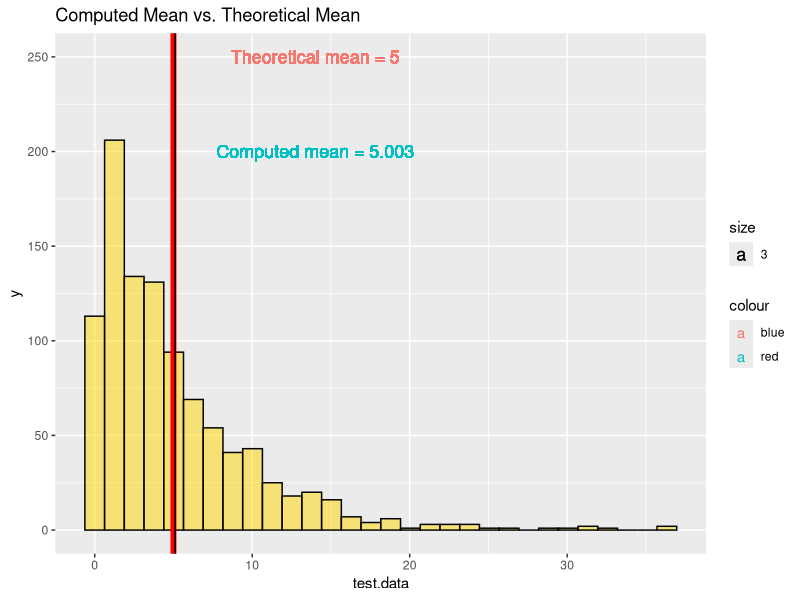
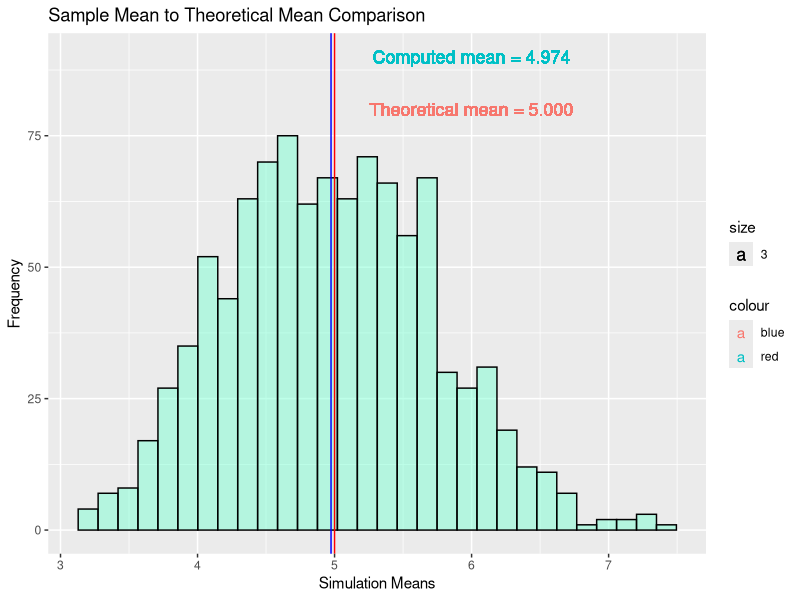
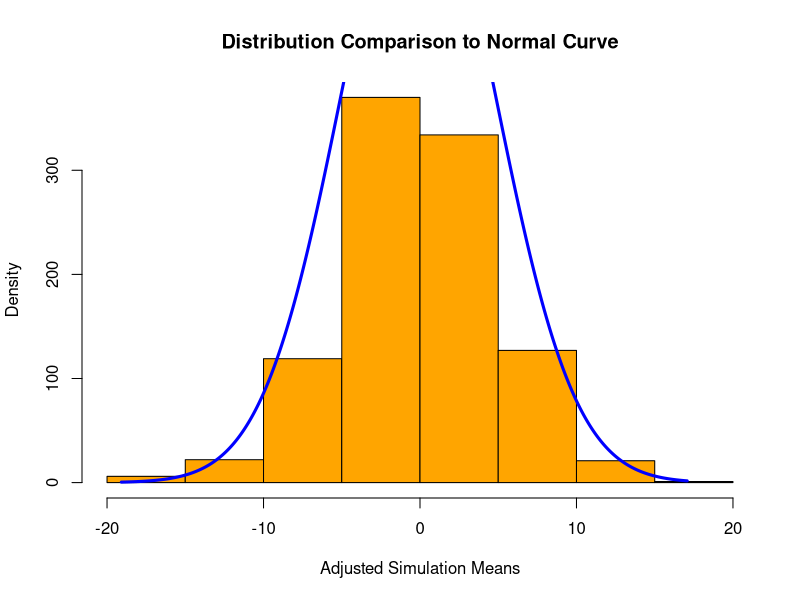
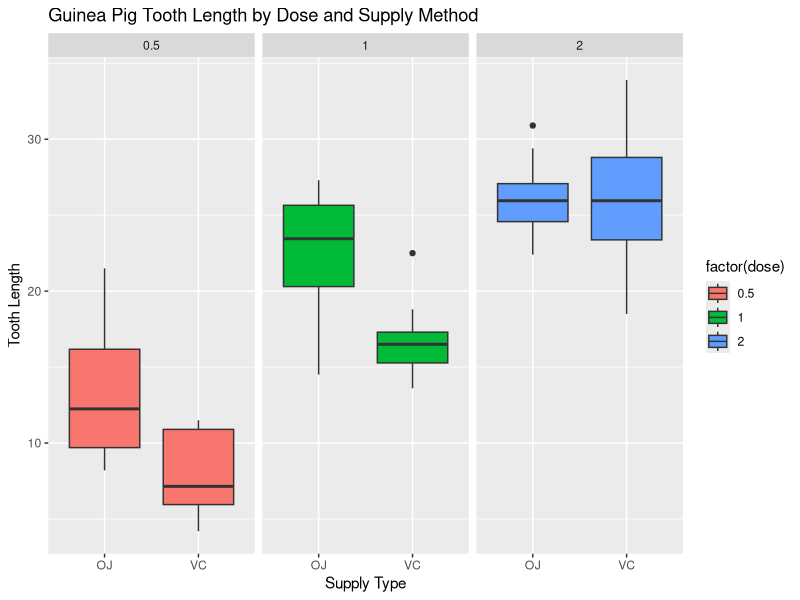

The R script that drew these images, in order:
## ---- chunk 1
# HEADS UP! message and warning should only be set to FALSE after working through problems, otherwise it is very difficult to
# troubleshoot code.
knitr::opts_chunk$set(echo = TRUE, cache = TRUE, message = FALSE, warning = FALSE)

## ---- chunk 2
library(tidyverse)
library(ggplot2)

set.seed(1234) # It is important to set seed to a defined number so that your research is reproducible.
lambda = 0.2

# First I will run an n = 1000 exponential distribution with lambda = .2 to see what it looks like
test.data <- rexp(1000, rate = lambda)

# Compute the mean of the exponential distribution samples.
mean(test.data)

ggplot(data.frame(test.data), aes(test.data)) +
  geom_histogram(alpha = .5, fill = "gold", color = "black") +
  ggtitle("Computed Mean vs. Theoretical Mean") +
  geom_vline(xintercept = 5, color = "red", lwd = 2) +
  geom_vline(xintercept = mean(rexp(1000, .2), color = "blue", lwd = 2)) +
  geom_text(aes(x = 14, y = 200, label = "Computed mean = 5.003", data = test.data, size = 3,
                color = "red")) +
  geom_text(aes(x = 14, y = 250, label = "Theoretical mean = 5", size = 3, color = "blue"))

## ---- chunk 3
library(tidyverse)
library(ggplot2)

set.seed(1234) # It is important to set seed to a defined number so that your research is reproducible.
lambda = 0.2
exp.samples = 40

# Run a simulation of 40 exponential samples 1000 times and do some exploratory analysis.
sim.Means = NULL

for (i in 1:1000){
  sim.Means = c(sim.Means, mean(rexp(exp.samples, lambda)))
                }

summary(sim.Means)

# Compute mean of simulation Means
mean(sim.Means)

# Compute theoretical mean
theoretical.Mean <- 1/lambda
theoretical.Mean

# compute variance of simulation means
var.sim.Means <- var(sim.Means)
var.sim.Means

# Compute theoretical variance
theoretical.var <- (1/lambda)^2/40
theoretical.var

# Plot a visualization of the means to compare sample mean to the theoretical mean
ggplot(data.frame(sim.Means), aes(sim.Means)) +
  geom_histogram(alpha = 0.5, fill = "aquamarine", color = "black") +
  labs(x = "Simulation Means", y = "Frequency", title = "Sample Mean to Theoretical Mean Comparison") +
  geom_vline(xintercept = 5, color = "red") +
  geom_vline(xintercept = mean(sim.Means), color = "blue") +
  geom_text(aes(x = 6, y = 90, label = "Computed mean = 4.974", data = sim.Means, size = 3, color = "red")) +
  geom_text(aes(x = 6, y = 80, label = "Theoretical mean = 5.000", size = 3, color = "blue"))
  
## ---- chunk 4

# Subtract mean from distribution to center at zero
adj.sim.Means <- sim.Means - mean(sim.Means)

# Create data for a standard normal distribution with sd = Computed sd from above or sd = 0.7554171
set.seed(1234)
Norm.dist <- rnorm(1000, mean = 0, sd = sim.Means)

# Plot histogram
hist_data <- hist(Norm.dist, col = "orange", xlab = "Adjusted Simulation Means", ylab = "Density", main = "Distribution Comparison to Normal Curve")
 
# Define x and y values for normal curve

x_values <- seq(min(Norm.dist), max(Norm.dist), length = 1000)
y_values <- dnorm(x_values, mean = mean(Norm.dist), sd = sd(Norm.dist))
y_values <- y_values * diff(Norm.dist[1:2]) * length(Norm.dist)

# Overlay curve on histogram
lines(x_values, y_values, lwd = 3, col = "blue")
## ---- chunk 5
# Exploratory analysis of the ToothGrowth dataset.
str(ToothGrowth)
# Check for incompletes
sum(is.na(ToothGrowth))

# Cursory review of the contents of the dataframe, summary, data types, etc.
head(ToothGrowth)
summary(ToothGrowth)

# Visualization: Create faceted plots to see if there are any visual indications that dosage or delivery method affect tooth growth.

ggplot(ToothGrowth, aes(supp, len)) +
 geom_boxplot(aes(fill = factor(dose))) +
  facet_wrap(.~factor(dose)) +
  labs(x = "Supply Type", y = "Tooth Length", title = "Guinea Pig Tooth Length by Dose and Supply Method")

## ---- chunk 6

# Capture 0.5 mg/day data
low.dose <- subset(ToothGrowth, dose == 0.5)

# Capture 2.0 mg/day data
high.dose <- subset(ToothGrowth, dose == 2)

# Run t.test function
t.test(high.dose$len, low.dose$len, alternative = "greater")

## ---- chunk 7
# Capture OJ supply data
OJ.supp <- subset(ToothGrowth, supp == "OJ")

# Capture VC supply data
VC.supp <- subset(ToothGrowth, supp == "VC")

# Run t.test function
t.test(OJ.supp$len, VC.supp$len, alternative = "greater")

